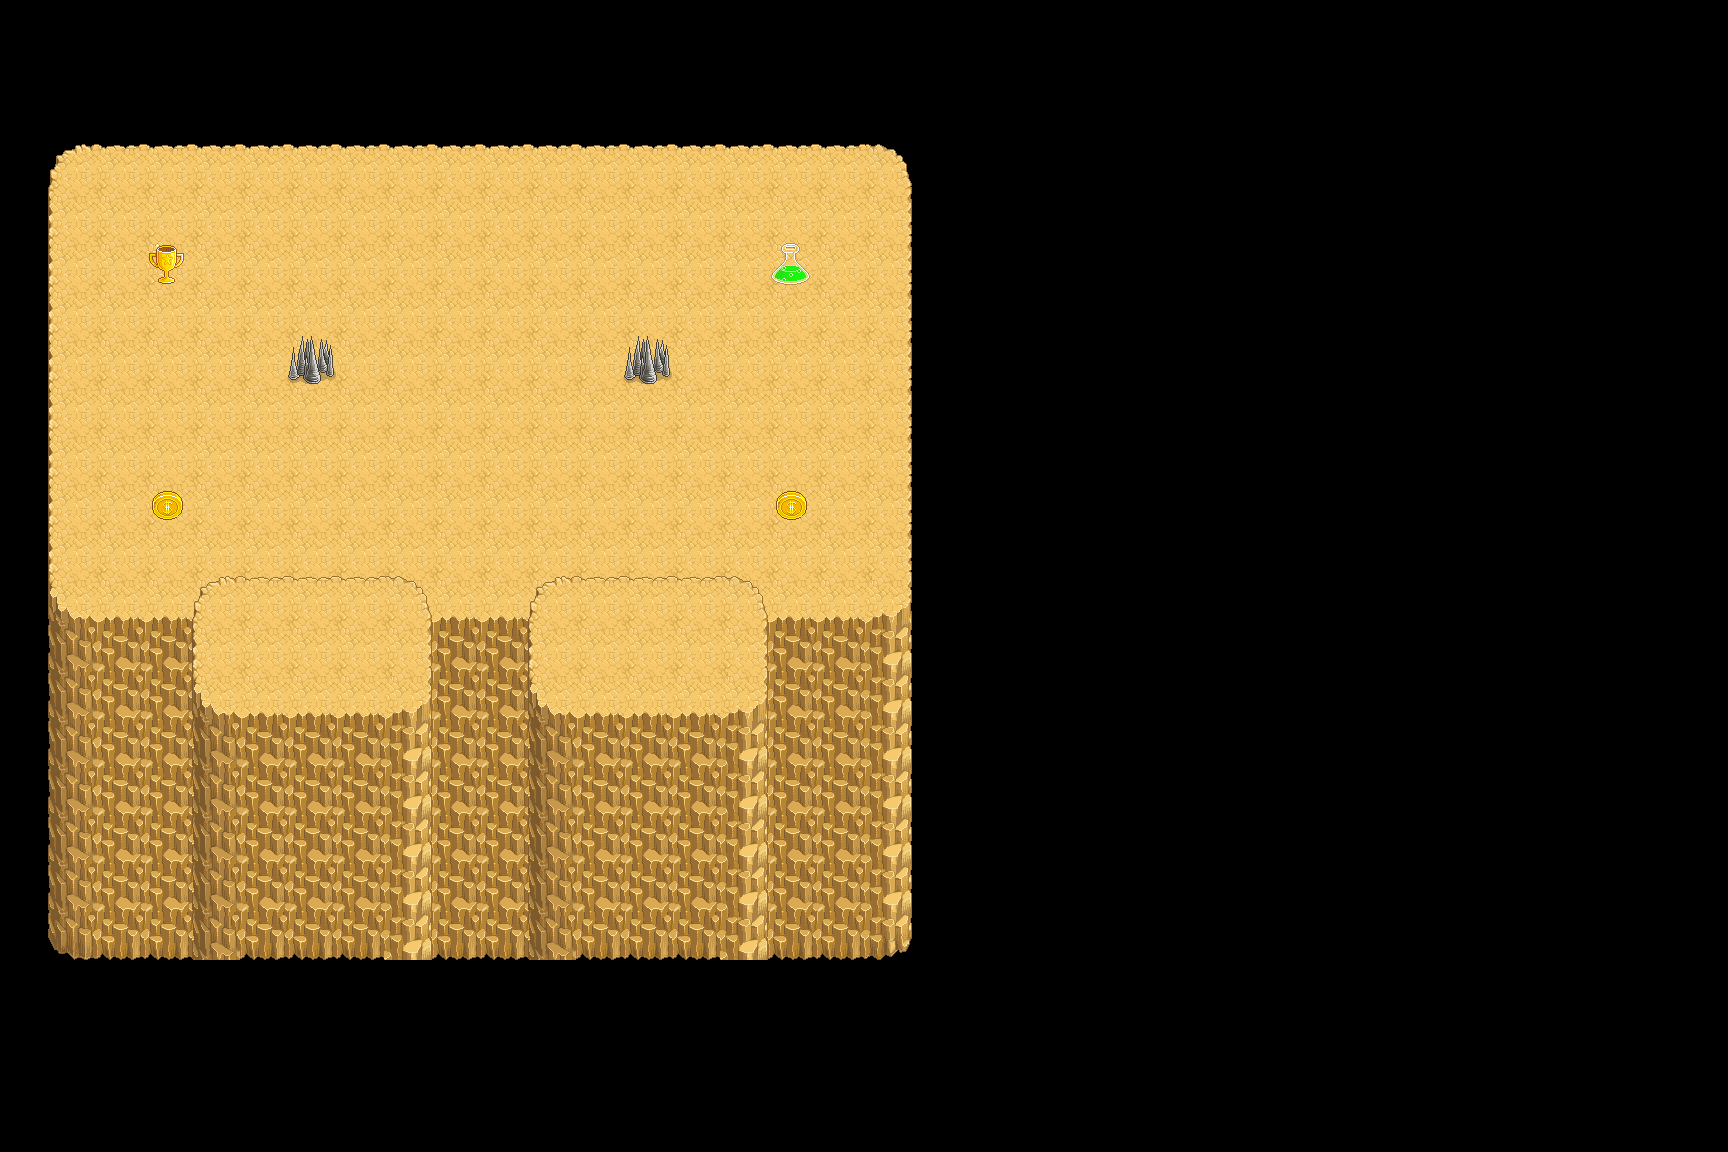

This is a level from a 2D game, rendered from its Tiled map with the project's own tilesets. A one-line summary and the map file follow, with tile-layer data summarised:
An orthogonal 36x24 tile map with 48x48 px tiles, 4 tile layers (ground, obstacles, objects, foreground), 1 hidden layer not drawn.

<map version="1.0" orientation="orthogonal" width="36" height="24" tilewidth="48" tileheight="48">
 <tileset firstgid="1" name="Tiles" tilewidth="48" tileheight="48">
  <image source="tileset.png" width="144" height="336" />
 </tileset>
 <layer name="ground" width="36" height="24">
  <data>[864 cells, 306 non-empty, 15 distinct tile ids]</data>
 </layer>
 <layer name="obstacles" width="36" height="24">
  <data>[864 cells, 2 non-empty, 1 distinct tile ids]</data>
 </layer>
 <layer name="objects" width="36" height="24">
  <data>[864 cells, 4 non-empty, 3 distinct tile ids]</data>
 </layer>
 <layer name="foreground" width="36" height="24">
  <data>[864 cells, 50 non-empty, 11 distinct tile ids]</data>
 </layer>
 <layer name="hitLayer" width="36" height="24" visible="0">
  <data>[864 cells, 62 non-empty, 1 distinct tile ids]</data>
 </layer>
</map>